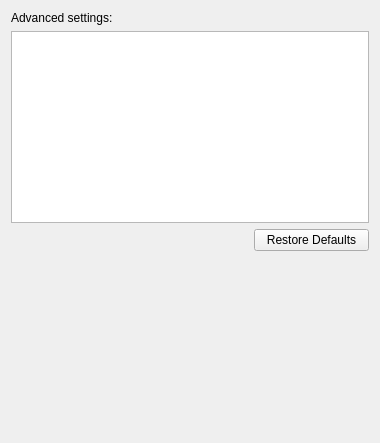
<?xml version="1.0" encoding="UTF-8"?>
<ui version="4.0">
 <class>FolderOptionsWidget</class>
 <widget class="QWidget" name="FolderOptionsWidget">
  <property name="geometry">
   <rect>
    <x>0</x>
    <y>0</y>
    <width>380</width>
    <height>443</height>
   </rect>
  </property>
  <property name="windowTitle">
   <string>Form</string>
  </property>
  <layout class="QGridLayout" name="gridLayout">
   <item row="1" column="0" colspan="3">
    <widget class="QTreeView" name="treeView"/>
   </item>
   <item row="3" column="2">
    <widget class="QPushButton" name="restoreButton">
     <property name="text">
      <string>Restore Defaults</string>
     </property>
    </widget>
   </item>
   <item row="4" column="1">
    <spacer name="verticalSpacer">
     <property name="orientation">
      <enum>Qt::Vertical</enum>
     </property>
     <property name="sizeHint" stdset="0">
      <size>
       <width>20</width>
       <height>108</height>
      </size>
     </property>
    </spacer>
   </item>
   <item row="0" column="0">
    <widget class="QLabel" name="advancedSettingsLabel">
     <property name="text">
      <string>Advanced settings:</string>
     </property>
    </widget>
   </item>
  </layout>
 </widget>
 <resources/>
 <connections/>
</ui>
